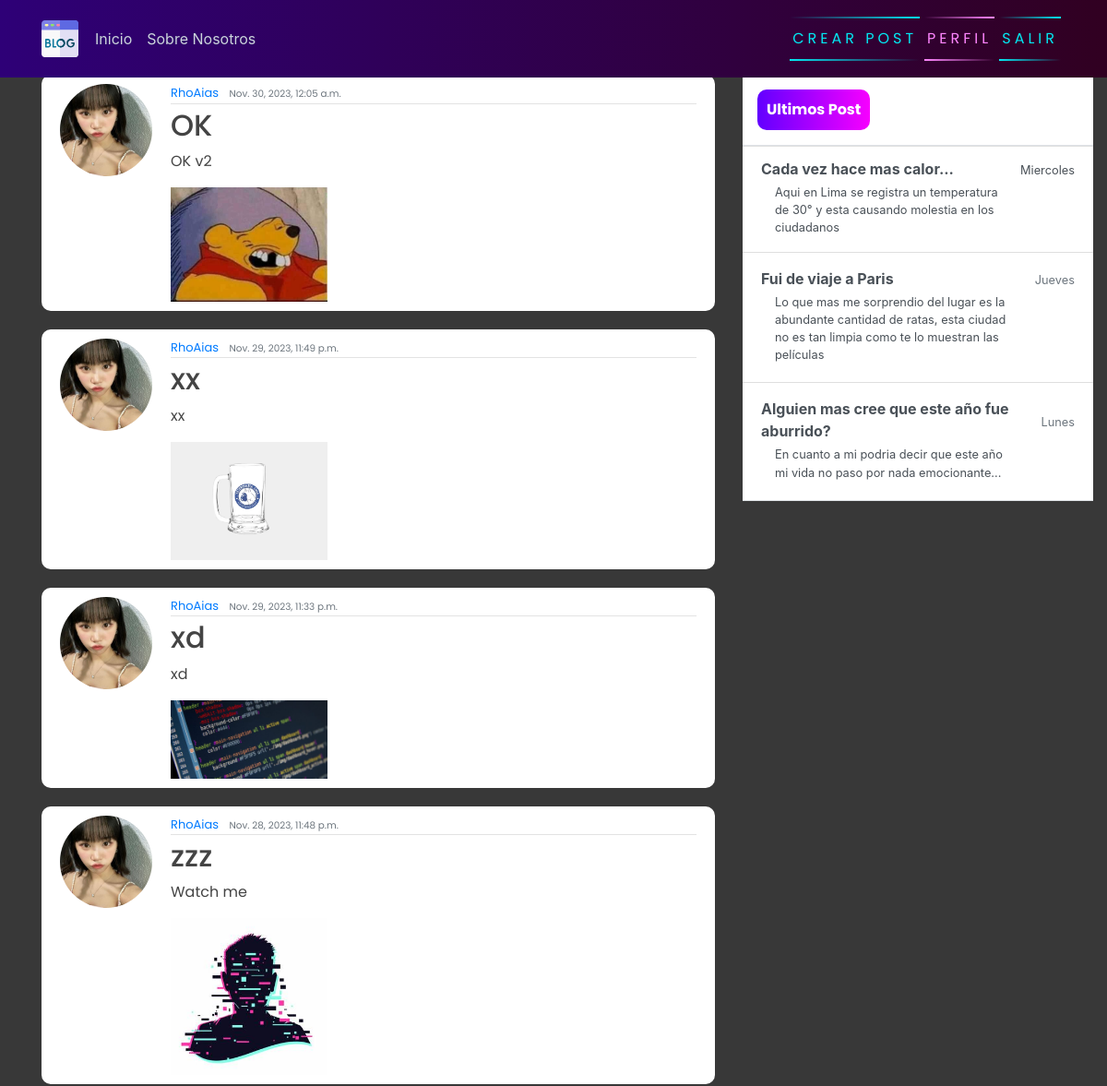
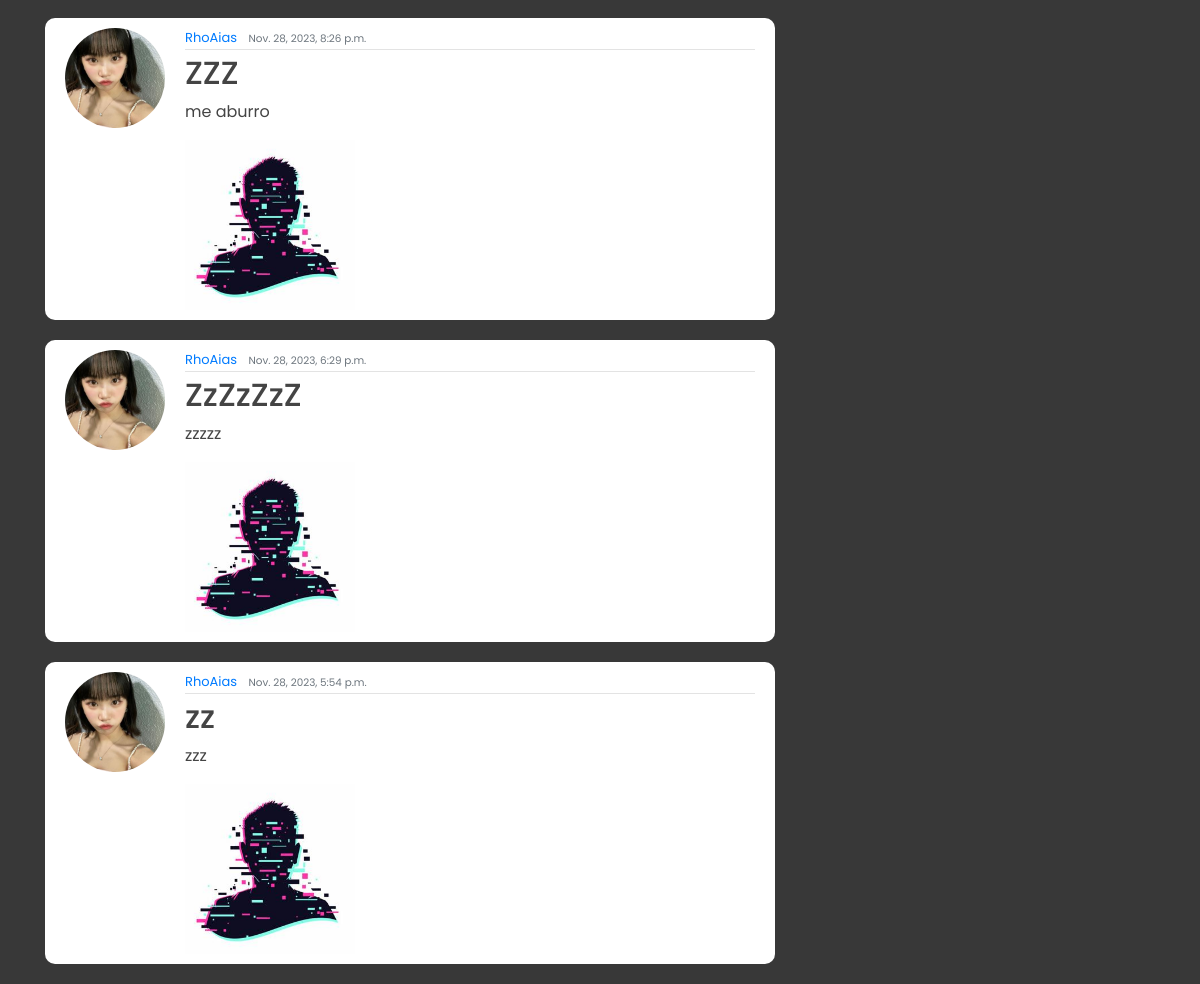
Page / (signed in) on the committed database (2 pictures, top to bottom).
### blog/models.py (models this page shows, shortened)
class Post(models.Model):
    title = models.CharField(max_length=200)
    content = models.TextField()
    date_posted = models.DateTimeField(default=timezone.now)
    author = models.ForeignKey(User, on_delete=models.CASCADE)
    image = models.ImageField(upload_to='posts_pics', null=True, blank=True)

### users/models.py (models this page shows, shortened)
class Profile(models.Model):
    user = models.OneToOneField(User, on_delete=models.CASCADE)
    image = models.ImageField(default='default.jpg', upload_to='profile_pics')

### blog/views.py (the view)
# urls.py: path('', PostListView.as_view(), name="blog-home"),
class PostListView(LoginRequiredMixin, ListView):
    model = Post
    template_name = 'blog/home.html'
    context_object_name = 'posts'
    ordering = ["-date_posted"]

### blog/templates/blog/home.html
{% extends 'blog/base.html' %}
{% block content %}
    {% for post in posts %}
        <article class="media content-section">
            <img class="rounded-circle article-img" src="{{ post.author.profile.image.url }}" alt="">
            <div class="media-body">
              <div class="article-metadata">
                <a class="mr-2" href="#">{{ post.author }}</a>
                <small class="text-muted">{{ post.date_posted }}</small>
              </div>
              <h2><a class="article-title" href="{% url 'blog-detail' post.id %}">{{ post.title }}</a></h2>
              <p class="article-content">{{ post.content }}</p>
              {% if post.image %}
                <div class="row">
                  <img class="col-md-4" src="{{ post.image.url }}">
                </div>
              {% endif %}
            </div>
            <br>
          </article>
    {% endfor  %}
{% endblock content %}

### blog/templates/blog/base.html (shortened to what this page needs)
{% load static %}
<!DOCTYPE html>
<html>
<head>
    <link rel="stylesheet" href="https://maxcdn.bootstrapcdn.com/bootstrap/4.0.0/css/bootstrap.min.css">
    <link rel="stylesheet" href="{% static 'blog/main.css' %}">
</head>
<body>
    <header class="site-header">
      <nav class="navbar navbar-expand-md navbar-dark bg-steel fixed-top">
        <div class="container">
          <div class="collapse navbar-collapse" id="navbarToggle">
            <div class="navbar-nav mr-auto">
                {% if user.is_authenticated %}
              <a class="nav-item nav-link" href="{% url 'blog-home' %}">Inicio</a>
              <a class="nav-item nav-link" href="{% url 'blog-about' %}">Sobre Nosotros</a>
            </div>
            <div class="navbar-nav">
                <a href="{% url 'blog-new' %}" id="auth-links">
                <span></span>
                <span></span>
                Crear Post
            </a>
                <a href="{% url 'profile' %}" id="auth-links">
                <span></span>
                <span></span>
                Perfil
            </a>
                <a href="{% url 'logout' %}" id="auth-links">
                <span></span>
                <span></span>
                Salir
            </a>
                {% endif %}
            </div>
          </div>
        </div>
      </nav>
    </header>
    <main role="main" class="container">
      <div class="row">
          <div class="col-md-8">
          </div>
        <div class="col-md-8">
           {% block content %}{% endblock %}
        </div>
        <div class="col-md-4">
          <div class="content-sectionw">
            <div class="d-flex flex-column align-items-stretch flex-shrink-0 bg-white" style="width: 380px;" style="padding-top: 120px;">
                <a id="list-group" style="text-decoration: none;" href="" class="d-flex align-items-center flex-shrink-0 p-3 link-dark text-decoration-none border-bottom">
                  <span class="fs-5 fw-semibold" id="gist-btn">Ultimos Post</span>
                </a>
                <div class="list-group list-group-flush border-bottom scrollarea">
                  <a href="#" class="list-group-item list-group-item-action  lh-tight" aria-current="true">
                    <div class="d-flex w-100 align-items-center justify-content-between">
                      <strong class="mb-1">Cada vez hace mas calor...
                    </strong>
                      <small>Miercoles</small>
                    </div>
                    <div class="col-10 mb-1 small">Aqui en Lima se registra un temperatura de 30° y esta causando molestia en los ciudadanos</div>
                  </a>
                  <a href="#" class="list-group-item list-group-item-action py-3 lh-tight">
                    <div class="d-flex w-100 align-items-center justify-content-between">
                      <strong class="mb-1">Fui de viaje a Paris</strong>
                      <small class="text-muted">Jueves</small>
                    </div>
                    <div class="col-10 mb-1 small">Lo que mas me sorprendio del lugar es la abundante cantidad de ratas, esta ciudad no es tan limpia como te lo muestran las películas
                    </div>
                  </a>
                  <a href="#" class="list-group-item list-group-item-action py-3 lh-tight">
                    <div class="d-flex w-100 align-items-center justify-content-between">
                      <strong class="mb-1">Alguien mas cree que este año fue aburrido?</strong>
                      <small class="text-muted">Lunes</small>
                    </div>
                    <div class="col-10 mb-1 small">En cuanto a mi podria decir que este año mi vida no paso por nada emocionante...</div>
                  </a>
                </div>
              </div>
          </div>
        </div>
      </div>
    </main>
</body>
</html>

### blog/static/blog/main.css (style rules this page uses)
body { background-color: rgb(56, 56, 56); margin-top: 5rem; background-size: contain; background-repeat: no-repeat; }
h1, h2, h3, h4, h5, h6, p { color: #444444; font-family: 'Poppins', sans-serif; }
.bg-steel { background: linear-gradient(270deg, rgb(49, 0, 33) 0%, rgb(46, 0, 119) 100%); }
.site-header .navbar-nav .nav-link { color: #cbd5db; }
.content-section { background: #ffffff; padding: 10px 20px; border-radius: 10px; margin-bottom: 20px; }
.article-title { color: #444444; }
.article-content { white-space: pre-line; }
.article-img { height: 100px; width: 100px; margin-right: 20px; }
.article-metadata { font-family: 'Poppins', sans-serif; padding-bottom: 1px; margin-bottom: 4px; font-size: 13px; border-bottom: 1px solid #e3e3e3 }
svg { width: 50px; height: 50px; }
#auth-links { font-family: 'Poppins', sans-serif; position: relative; display: inline-block; padding: 12px 3px; margin: 10px 0; color: #03e9f4; text-decoration: none; text-transform: uppercase; transition: 0.5s; letter-spacing: 4px; overflow: hidden; margin-right: 5px; }
#auth-links:nth-child(2) { filter: hue-rotate(110deg); }
#auth-links span { position: absolute; display: block; }
#auth-links span:nth-child(1) { top: 0; left: 0; width: 100%; height: 2px; background: linear-gradient(90deg,transparent,#03e9f4); animation: animate1 1s linear infinite; }
#auth-links span:nth-child(3) { bottom: 0; right: 0; width: 100%; height: 2px; background: linear-gradient(270deg,transparent,#03e9f4); animation: animate3 1s linear infinite; animation-delay: 0.50s; }
#gist-btn { color: black; background: linear-gradient(270deg, rgb(247, 0, 255) 0%, rgb(98, 0, 255) 100%); padding: 10px; color: white; font-family: 'Poppins', sans-serif; font-weight: bold; border-radius: 10px; }

### rows in the picture
Post: author.profile.image (picture), author "RhoAias", date_posted "Nov. 30, 2023, 12:05 a.m.", title "OK", content "OK v2", image (picture)
Post: author.profile.image (picture), author "RhoAias", date_posted "Nov. 29, 2023, 11:49 p.m.", title "xx", content "xx", image (picture)
Post: author.profile.image (picture), author "RhoAias", date_posted "Nov. 29, 2023, 11:33 p.m.", title "xd", content "xd", image (picture)
Post: author.profile.image (picture), author "RhoAias", date_posted "Nov. 28, 2023, 11:48 p.m.", title "zzz", content "Watch me", image (placeholder picture)
Post: author.profile.image (picture), author "RhoAias", date_posted "Nov. 28, 2023, 8:26 p.m.", title "ZZZ", content "me aburro", image (placeholder picture)
Post: author.profile.image (picture), author "RhoAias", date_posted "Nov. 28, 2023, 6:29 p.m.", title "ZzZzZzZ", content "zzzzz", image (placeholder picture)
Post: author.profile.image (picture), author "RhoAias", date_posted "Nov. 28, 2023, 5:54 p.m.", title "zz", content "zzz", image (placeholder picture)
